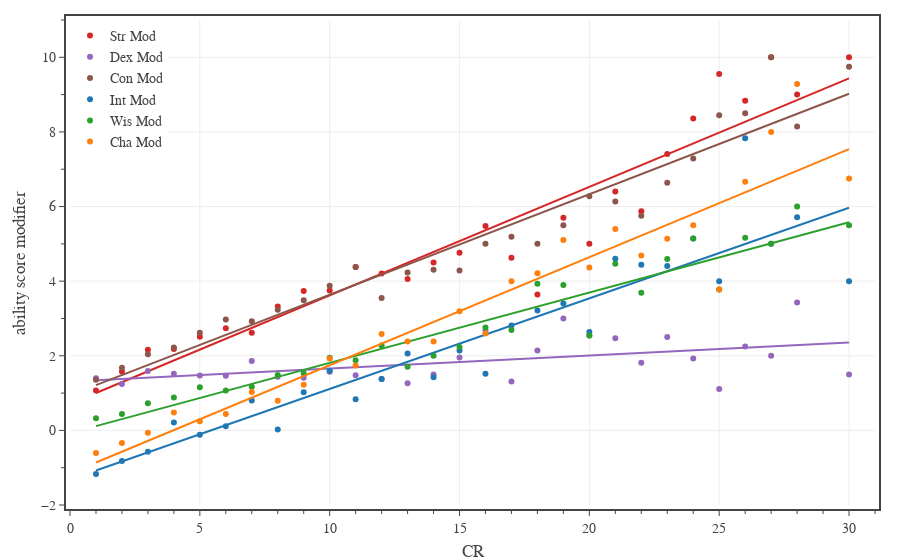

The cell this chart's notebook holds for it:
### Code cell
# Ability score modifier
columns = ['Str Mod','Dex Mod','Con Mod','Int Mod','Wis Mod','Cha Mod']
colors = ['#d62728','#9467bd','#8c564b','#1f77b4','#2ca02c','#ff7f0e']

df1 = df0[df0['Category'].isin(['generic','legendary','unique']) & df0['CR'].between(1, 30)]

# create figure
fig = go.Figure(
    layout=go.Layout(
        template=TFB_TEMPLATE,
        margin=dict(l=70, r=25, b=55, t=20, pad=4),
        xaxis=dict(
            title_text='CR',
            range=[0,31],
            tick0=0, dtick=5,
            minor=dict(tick0=0, dtick=1),
        ),
        yaxis=dict(
            title_text='ability score modifier',
            range=[-2,11],
            tick0=0, dtick=2,
            minor=dict(tick0=0, dtick=1),
        ),
        legend=dict(
            xanchor='left', yanchor='top',
            x=0.00, y=1.00,
            orientation='v',
            tracegroupgap=0,
        )
    )
)

for column, color in zip(columns, colors):
    plot_mean_fit(fig, df1, 'CR', column, column, color)

# show figure
fig.show(config=TFB_CONFIG, width=600, height=450)
fig.update_layout(autosize=True)

# save figures
if SAVEFIGS:
    save_fig_html(fig, format='large', name='fig-ability-score-modifier-vs-cr-large')
    save_fig_html(fig, format='small', name='fig-ability-score-modifier-vs-cr-small')

### Figure 1 — Plotly figure (JSON) as saved in the notebook; plotly's stock layout.template omitted (floating-point values rounded to 4 significant figures)
{"data": [{"hovertemplate": "<b>Str Mod</b><br>CR %{x:,.0f}<br>Mean %{y:,.1f}<br><extra></extra>", "legendgroup": "Str Mod", "line": {"color": "#d62728"}, "mode": "markers", "name": "Str Mod", "type": "scatter", "x": [1, 2, 3, 4, 5, 6, 7, 8, 9, 10, 11, 12, 13, 14, 15, 16, 17, 18, 19, 20, 21, 22, 23, 24, 25, 26, 27, 28, 30], "y": [1.07, 1.578, 2.163, 2.18, 2.512, 2.74, 2.614, 3.321, 3.735, 3.75, 4.381, 4.207, 4.059, 4.5, 4.762, 5.48, 4.625, 3.643, 5.7, 5, 6.4, 5.875, 7.409, 8.357, 9.556, 8.833, 10, 9, 10]}, {"hoverinfo": "skip", "legendgroup": "Str Mod", "line": {"color": "#d62728"}, "mode": "lines", "name": "Str Mod", "showlegend": false, "type": "scatter", "x": [1, 2, 3, 4, 5, 6, 7, 8, 9, 10, 11, 12, 13, 14, 15, 16, 17, 18, 19, 20, 21, 22, 23, 24, 25, 26, 27, 28, 30], "y": [1.003, 1.294, 1.584, 1.875, 2.166, 2.457, 2.748, 3.039, 3.329, 3.62, 3.911, 4.202, 4.493, 4.784, 5.074, 5.365, 5.656, 5.947, 6.238, 6.529, 6.819, 7.11, 7.401, 7.692, 7.983, 8.274, 8.564, 8.855, 9.437]}, {"hovertemplate": "<b>Dex Mod</b><br>CR %{x:,.0f}<br>Mean %{y:,.1f}<br><extra></extra>", "legendgroup": "Dex Mod", "line": {"color": "#9467bd"}, "mode": "markers", "name": "Dex Mod", "type": "scatter", "x": [1, 2, 3, 4, 5, 6, 7, 8, 9, 10, 11, 12, 13, 14, 15, 16, 17, 18, 19, 20, 21, 22, 23, 24, 25, 26, 27, 28, 30], "y": [1.395, 1.243, 1.589, 1.52, 1.473, 1.466, 1.857, 1.436, 1.408, 1.575, 1.476, 1.379, 1.265, 1.5, 1.952, 2.68, 1.312, 2.143, 3, 2.545, 2.467, 1.812, 2.5, 1.929, 1.111, 2.25, 2, 3.429, 1.5]}, {"hoverinfo": "skip", "legendgroup": "Dex Mod", "line": {"color": "#9467bd"}, "mode": "lines", "name": "Dex Mod", "showlegend": false, "type": "scatter", "x": [1, 2, 3, 4, 5, 6, 7, 8, 9, 10, 11, 12, 13, 14, 15, 16, 17, 18, 19, 20, 21, 22, 23, 24, 25, 26, 27, 28, 30], "y": [1.346, 1.381, 1.416, 1.451, 1.485, 1.52, 1.555, 1.59, 1.625, 1.66, 1.694, 1.729, 1.764, 1.799, 1.834, 1.869, 1.903, 1.938, 1.973, 2.008, 2.043, 2.077, 2.112, 2.147, 2.182, 2.217, 2.252, 2.286, 2.356]}, {"hovertemplate": "<b>Con Mod</b><br>CR %{x:,.0f}<br>Mean %{y:,.1f}<br><extra></extra>", "legendgroup": "Con Mod", "line": {"color": "#8c564b"}, "mode": "markers", "name": "Con Mod", "type": "scatter", "x": [1, 2, 3, 4, 5, 6, 7, 8, 9, 10, 11, 12, 13, 14, 15, 16, 17, 18, 19, 20, 21, 22, 23, 24, 25, 26, 27, 28, 30], "y": [1.36, 1.682, 2.043, 2.22, 2.62, 2.973, 2.929, 3.231, 3.49, 3.875, 4.381, 3.552, 4.235, 4.308, 4.286, 5, 5.188, 5, 5.5, 6.273, 6.133, 5.75, 6.636, 7.286, 8.444, 8.5, 10, 8.143, 9.75]}, {"hoverinfo": "skip", "legendgroup": "Con Mod", "line": {"color": "#8c564b"}, "mode": "lines", "name": "Con Mod", "showlegend": false, "type": "scatter", "x": [1, 2, 3, 4, 5, 6, 7, 8, 9, 10, 11, 12, 13, 14, 15, 16, 17, 18, 19, 20, 21, 22, 23, 24, 25, 26, 27, 28, 30], "y": [1.214, 1.483, 1.752, 2.021, 2.291, 2.56, 2.829, 3.098, 3.368, 3.637, 3.906, 4.176, 4.445, 4.714, 4.983, 5.253, 5.522, 5.791, 6.06, 6.33, 6.599, 6.868, 7.137, 7.407, 7.676, 7.945, 8.214, 8.484, 9.022]}, {"hovertemplate": "<b>Int Mod</b><br>CR %{x:,.0f}<br>Mean %{y:,.1f}<br><extra></extra>", "legendgroup": "Int Mod", "line": {"color": "#1f77b4"}, "mode": "markers", "name": "Int Mod", "type": "scatter", "x": [1, 2, 3, 4, 5, 6, 7, 8, 9, 10, 11, 12, 13, 14, 15, 16, 17, 18, 19, 20, 21, 22, 23, 24, 25, 26, 27, 28, 30], "y": [-1.167, -0.8208, -0.5745, 0.21, -0.1163, 0.1096, 0.8, 0.02564, 1.02, 1.6, 0.8333, 1.379, 2.059, 1.423, 2.143, 1.52, 2.812, 3.214, 3.4, 2.636, 4.6, 4.438, 4.409, 5.143, 4, 7.833, 5, 5.714, 4]}, {"hoverinfo": "skip", "legendgroup": "Int Mod", "line": {"color": "#1f77b4"}, "mode": "lines", "name": "Int Mod", "showlegend": false, "type": "scatter", "x": [1, 2, 3, 4, 5, 6, 7, 8, 9, 10, 11, 12, 13, 14, 15, 16, 17, 18, 19, 20, 21, 22, 23, 24, 25, 26, 27, 28, 30], "y": [-1.075, -0.8325, -0.5896, -0.3468, -0.104, 0.1388, 0.3816, 0.6245, 0.8673, 1.11, 1.353, 1.596, 1.839, 2.081, 2.324, 2.567, 2.81, 3.053, 3.295, 3.538, 3.781, 4.024, 4.267, 4.51, 4.752, 4.995, 5.238, 5.481, 5.967]}, {"hovertemplate": "<b>Wis Mod</b><br>CR %{x:,.0f}<br>Mean %{y:,.1f}<br><extra></extra>", "legendgroup": "Wis Mod", "line": {"color": "#2ca02c"}, "mode": "markers", "name": "Wis Mod", "type": "scatter", "x": [1, 2, 3, 4, 5, 6, 7, 8, 9, 10, 11, 12, 13, 14, 15, 16, 17, 18, 19, 20, 21, 22, 23, 24, 25, 26, 27, 28, 30], "y": [0.3246, 0.4393, 0.7305, 0.88, 1.155, 1.068, 1.171, 1.487, 1.531, 1.95, 1.881, 2.276, 1.706, 2, 2.238, 2.76, 2.688, 3.929, 3.9, 2.545, 4.467, 3.688, 4.591, 5.143, 3.778, 5.167, 5, 6, 5.5]}, {"hoverinfo": "skip", "legendgroup": "Wis Mod", "line": {"color": "#2ca02c"}, "mode": "lines", "name": "Wis Mod", "showlegend": false, "type": "scatter", "x": [1, 2, 3, 4, 5, 6, 7, 8, 9, 10, 11, 12, 13, 14, 15, 16, 17, 18, 19, 20, 21, 22, 23, 24, 25, 26, 27, 28, 30], "y": [0.1144, 0.3028, 0.4912, 0.6796, 0.868, 1.056, 1.245, 1.433, 1.622, 1.81, 1.998, 2.187, 2.375, 2.563, 2.752, 2.94, 3.129, 3.317, 3.505, 3.694, 3.882, 4.071, 4.259, 4.447, 4.636, 4.824, 5.012, 5.201, 5.578]}, {"hovertemplate": "<b>Cha Mod</b><br>CR %{x:,.0f}<br>Mean %{y:,.1f}<br><extra></extra>", "legendgroup": "Cha Mod", "line": {"color": "#ff7f0e"}, "mode": "markers", "name": "Cha Mod", "type": "scatter", "x": [1, 2, 3, 4, 5, 6, 7, 8, 9, 10, 11, 12, 13, 14, 15, 16, 17, 18, 19, 20, 21, 22, 23, 24, 25, 26, 27, 28, 30], "y": [-0.6053, -0.3353, -0.06383, 0.48, 0.2481, 0.4384, 1.029, 0.7949, 1.224, 1.925, 1.738, 2.586, 2.382, 2.385, 3.19, 2.6, 4, 4.214, 5.1, 4.364, 5.4, 4.688, 5.136, 5.5, 3.778, 6.667, 8, 9.286, 6.75]}, {"hoverinfo": "skip", "legendgroup": "Cha Mod", "line": {"color": "#ff7f0e"}, "mode": "lines", "name": "Cha Mod", "showlegend": false, "type": "scatter", "x": [1, 2, 3, 4, 5, 6, 7, 8, 9, 10, 11, 12, 13, 14, 15, 16, 17, 18, 19, 20, 21, 22, 23, 24, 25, 26, 27, 28, 30], "y": [-0.8619, -0.5722, -0.2825, 0.007135, 0.2968, 0.5865, 0.8761, 1.166, 1.455, 1.745, 2.035, 2.324, 2.614, 2.904, 3.193, 3.483, 3.773, 4.062, 4.352, 4.642, 4.931, 5.221, 5.511, 5.8, 6.09, 6.38, 6.669, 6.959, 7.538]}], "layout": {"legend": {"orientation": "v", "tracegroupgap": 0, "x": 0, "xanchor": "left", "y": 1, "yanchor": "top"}, "margin": {"b": 55, "l": 70, "pad": 4, "r": 25, "t": 20}, "xaxis": {"dtick": 5, "minor": {"dtick": 1, "tick0": 0}, "range": [0, 31], "tick0": 0, "title": {"text": "CR"}}, "yaxis": {"dtick": 2, "minor": {"dtick": 1, "tick0": 0}, "range": [-2, 11], "tick0": 0, "title": {"text": "ability score modifier"}}}}
